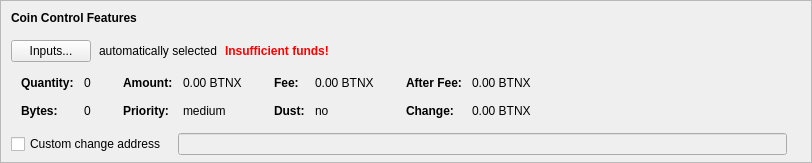
    <widget class="QFrame" name="frameCoinControl">
     <property name="sizePolicy">
      <sizepolicy hsizetype="Expanding" vsizetype="Expanding">
       <horstretch>0</horstretch>
       <verstretch>0</verstretch>
      </sizepolicy>
     </property>
     <property name="maximumSize">
      <size>
       <width>16777215</width>
       <height>16777215</height>
      </size>
     </property>
     <property name="frameShape">
      <enum>QFrame::StyledPanel</enum>
     </property>
     <property name="frameShadow">
      <enum>QFrame::Sunken</enum>
     </property>
     <layout class="QVBoxLayout" name="verticalLayoutCoinControl2">
      <property name="spacing">
       <number>0</number>
      </property>
      <property name="leftMargin">
       <number>0</number>
      </property>
      <property name="topMargin">
       <number>0</number>
      </property>
      <property name="rightMargin">
       <number>0</number>
      </property>
      <property name="bottomMargin">
       <number>6</number>
      </property>
      <item>
       <layout class="QVBoxLayout" name="verticalLayoutCoinControl" stretch="0,0,0,0,1">
        <property name="spacing">
         <number>0</number>
        </property>
        <property name="leftMargin">
         <number>10</number>
        </property>
        <property name="topMargin">
         <number>10</number>
        </property>
        <item>
         <layout class="QHBoxLayout" name="horizontalLayoutCoinControl1">
          <property name="bottomMargin">
           <number>15</number>
          </property>
          <item>
           <widget class="QLabel" name="labelCoinControlFeatures">
            <property name="sizePolicy">
             <sizepolicy hsizetype="Preferred" vsizetype="Maximum">
              <horstretch>0</horstretch>
              <verstretch>0</verstretch>
             </sizepolicy>
            </property>
            <property name="font">
             <font>
              <weight>75</weight>
              <bold>true</bold>
             </font>
            </property>
            <property name="styleSheet">
             <string notr="true">font-weight:bold;</string>
            </property>
            <property name="text">
             <string>Coin Control Features</string>
            </property>
           </widget>
          </item>
         </layout>
        </item>
        <item>
         <layout class="QHBoxLayout" name="horizontalLayoutCoinControl2" stretch="0,0,0,0">
          <property name="spacing">
           <number>8</number>
          </property>
          <property name="bottomMargin">
           <number>10</number>
          </property>
          <item>
           <widget class="QPushButton" name="pushButtonCoinControl">
            <property name="styleSheet">
             <string notr="true"/>
            </property>
            <property name="text">
             <string>Inputs...</string>
            </property>
            <property name="autoDefault">
             <bool>false</bool>
            </property>
           </widget>
          </item>
          <item>
           <widget class="QLabel" name="labelCoinControlAutomaticallySelected">
            <property name="text">
             <string>automatically selected</string>
            </property>
            <property name="margin">
             <number>5</number>
            </property>
           </widget>
          </item>
          <item>
           <widget class="QLabel" name="labelCoinControlInsuffFunds">
            <property name="font">
             <font>
              <weight>75</weight>
              <bold>true</bold>
             </font>
            </property>
            <property name="styleSheet">
             <string notr="true">color:red;font-weight:bold;</string>
            </property>
            <property name="text">
             <string>Insufficient funds!</string>
            </property>
            <property name="margin">
             <number>5</number>
            </property>
           </widget>
          </item>
          <item>
           <spacer name="horizontalSpacerCoinControl">
            <property name="orientation">
             <enum>Qt::Horizontal</enum>
            </property>
            <property name="sizeHint" stdset="0">
             <size>
              <width>40</width>
              <height>1</height>
             </size>
            </property>
           </spacer>
          </item>
         </layout>
        </item>
        <item>
         <widget class="QWidget" name="widgetCoinControl" native="true">
          <property name="sizePolicy">
           <sizepolicy hsizetype="Preferred" vsizetype="Preferred">
            <horstretch>0</horstretch>
            <verstretch>0</verstretch>
           </sizepolicy>
          </property>
          <property name="minimumSize">
           <size>
            <width>0</width>
            <height>0</height>
           </size>
          </property>
          <property name="styleSheet">
           <string notr="true"/>
          </property>
          <layout class="QHBoxLayout" name="horizontalLayoutCoinControl5">
           <property name="leftMargin">
            <number>0</number>
           </property>
           <property name="topMargin">
            <number>0</number>
           </property>
           <property name="rightMargin">
            <number>0</number>
           </property>
           <property name="bottomMargin">
            <number>0</number>
           </property>
           <item>
            <layout class="QHBoxLayout" name="horizontalLayoutCoinControl3" stretch="0,0,0,1">
             <property name="spacing">
              <number>20</number>
             </property>
             <property name="topMargin">
              <number>0</number>
             </property>
             <property name="bottomMargin">
              <number>10</number>
             </property>
             <item>
              <layout class="QFormLayout" name="formLayoutCoinControl1">
               <property name="horizontalSpacing">
                <number>10</number>
               </property>
               <property name="verticalSpacing">
                <number>14</number>
               </property>
               <property name="leftMargin">
                <number>10</number>
               </property>
               <property name="topMargin">
                <number>4</number>
               </property>
               <property name="rightMargin">
                <number>6</number>
               </property>
               <item row="0" column="0">
                <widget class="QLabel" name="labelCoinControlQuantityText">
                 <property name="font">
                  <font>
                   <weight>75</weight>
                   <bold>true</bold>
                  </font>
                 </property>
                 <property name="text">
                  <string>Quantity:</string>
                 </property>
                 <property name="margin">
                  <number>0</number>
                 </property>
                </widget>
               </item>
               <item row="0" column="1">
                <widget class="QLabel" name="labelCoinControlQuantity">
                 <property name="cursor">
                  <cursorShape>IBeamCursor</cursorShape>
                 </property>
                 <property name="contextMenuPolicy">
                  <enum>Qt::ActionsContextMenu</enum>
                 </property>
                 <property name="text">
                  <string notr="true">0</string>
                 </property>
                 <property name="margin">
                  <number>0</number>
                 </property>
                 <property name="textInteractionFlags">
                  <set>Qt::LinksAccessibleByMouse|Qt::TextSelectableByKeyboard|Qt::TextSelectableByMouse</set>
                 </property>
                </widget>
               </item>
               <item row="1" column="0">
                <widget class="QLabel" name="labelCoinControlBytesText">
                 <property name="font">
                  <font>
                   <weight>75</weight>
                   <bold>true</bold>
                  </font>
                 </property>
                 <property name="text">
                  <string>Bytes:</string>
                 </property>
                </widget>
               </item>
               <item row="1" column="1">
                <widget class="QLabel" name="labelCoinControlBytes">
                 <property name="cursor">
                  <cursorShape>IBeamCursor</cursorShape>
                 </property>
                 <property name="contextMenuPolicy">
                  <enum>Qt::ActionsContextMenu</enum>
                 </property>
                 <property name="text">
                  <string notr="true">0</string>
                 </property>
                 <property name="textInteractionFlags">
                  <set>Qt::LinksAccessibleByMouse|Qt::TextSelectableByKeyboard|Qt::TextSelectableByMouse</set>
                 </property>
                </widget>
               </item>
              </layout>
             </item>
             <item>
              <layout class="QFormLayout" name="formLayoutCoinControl2">
               <property name="horizontalSpacing">
                <number>10</number>
               </property>
               <property name="verticalSpacing">
                <number>14</number>
               </property>
               <property name="leftMargin">
                <number>6</number>
               </property>
               <property name="topMargin">
                <number>4</number>
               </property>
               <property name="rightMargin">
                <number>6</number>
               </property>
               <item row="0" column="0">
                <widget class="QLabel" name="labelCoinControlAmountText">
                 <property name="font">
                  <font>
                   <weight>75</weight>
                   <bold>true</bold>
                  </font>
                 </property>
                 <property name="text">
                  <string>Amount:</string>
                 </property>
                 <property name="margin">
                  <number>0</number>
                 </property>
                </widget>
               </item>
               <item row="0" column="1">
                <widget class="QLabel" name="labelCoinControlAmount">
                 <property name="cursor">
                  <cursorShape>IBeamCursor</cursorShape>
                 </property>
                 <property name="contextMenuPolicy">
                  <enum>Qt::ActionsContextMenu</enum>
                 </property>
                 <property name="text">
                  <string notr="true">0.00 BTNX</string>
                 </property>
                 <property name="textInteractionFlags">
                  <set>Qt::LinksAccessibleByMouse|Qt::TextSelectableByKeyboard|Qt::TextSelectableByMouse</set>
                 </property>
                </widget>
               </item>
               <item row="1" column="0">
                <widget class="QLabel" name="labelCoinControlPriorityText">
                 <property name="font">
                  <font>
                   <weight>75</weight>
                   <bold>true</bold>
                  </font>
                 </property>
                 <property name="text">
                  <string>Priority:</string>
                 </property>
                </widget>
               </item>
               <item row="1" column="1">
                <widget class="QLabel" name="labelCoinControlPriority">
                 <property name="cursor">
                  <cursorShape>IBeamCursor</cursorShape>
                 </property>
                 <property name="contextMenuPolicy">
                  <enum>Qt::ActionsContextMenu</enum>
                 </property>
                 <property name="text">
                  <string>medium</string>
                 </property>
                 <property name="textInteractionFlags">
                  <set>Qt::LinksAccessibleByMouse|Qt::TextSelectableByKeyboard|Qt::TextSelectableByMouse</set>
                 </property>
                </widget>
               </item>
              </layout>
             </item>
             <item>
              <layout class="QFormLayout" name="formLayoutCoinControl3">
               <property name="horizontalSpacing">
                <number>10</number>
               </property>
               <property name="verticalSpacing">
                <number>14</number>
               </property>
               <property name="leftMargin">
                <number>6</number>
               </property>
               <property name="topMargin">
                <number>4</number>
               </property>
               <property name="rightMargin">
                <number>6</number>
               </property>
               <item row="0" column="0">
                <widget class="QLabel" name="labelCoinControlFeeText">
                 <property name="font">
                  <font>
                   <weight>75</weight>
                   <bold>true</bold>
                  </font>
                 </property>
                 <property name="text">
                  <string>Fee:</string>
                 </property>
                 <property name="margin">
                  <number>0</number>
                 </property>
                </widget>
               </item>
               <item row="0" column="1">
                <widget class="QLabel" name="labelCoinControlFee">
                 <property name="cursor">
                  <cursorShape>IBeamCursor</cursorShape>
                 </property>
                 <property name="contextMenuPolicy">
                  <enum>Qt::ActionsContextMenu</enum>
                 </property>
                 <property name="text">
                  <string notr="true">0.00 BTNX</string>
                 </property>
                 <property name="textInteractionFlags">
                  <set>Qt::LinksAccessibleByMouse|Qt::TextSelectableByKeyboard|Qt::TextSelectableByMouse</set>
                 </property>
                </widget>
               </item>
               <item row="1" column="0">
                <widget class="QLabel" name="labelCoinControlLowOutputText">
                 <property name="font">
                  <font>
                   <weight>75</weight>
                   <bold>true</bold>
                  </font>
                 </property>
                 <property name="text">
                  <string>Dust:</string>
                 </property>
                </widget>
               </item>
               <item row="1" column="1">
                <widget class="QLabel" name="labelCoinControlLowOutput">
                 <property name="cursor">
                  <cursorShape>IBeamCursor</cursorShape>
                 </property>
                 <property name="contextMenuPolicy">
                  <enum>Qt::ActionsContextMenu</enum>
                 </property>
                 <property name="text">
                  <string>no</string>
                 </property>
                 <property name="textInteractionFlags">
                  <set>Qt::LinksAccessibleByMouse|Qt::TextSelectableByKeyboard|Qt::TextSelectableByMouse</set>
                 </property>
                </widget>
               </item>
              </layout>
             </item>
             <item>
              <layout class="QFormLayout" name="formLayoutCoinControl4">
               <property name="horizontalSpacing">
                <number>10</number>
               </property>
               <property name="verticalSpacing">
                <number>14</number>
               </property>
               <property name="leftMargin">
                <number>6</number>
               </property>
               <property name="topMargin">
                <number>4</number>
               </property>
               <property name="rightMargin">
                <number>6</number>
               </property>
               <item row="0" column="0">
                <widget class="QLabel" name="labelCoinControlAfterFeeText">
                 <property name="font">
                  <font>
                   <weight>75</weight>
                   <bold>true</bold>
                  </font>
                 </property>
                 <property name="text">
                  <string>After Fee:</string>
                 </property>
                 <property name="margin">
                  <number>0</number>
                 </property>
                </widget>
               </item>
               <item row="0" column="1">
                <widget class="QLabel" name="labelCoinControlAfterFee">
                 <property name="cursor">
                  <cursorShape>IBeamCursor</cursorShape>
                 </property>
                 <property name="contextMenuPolicy">
                  <enum>Qt::ActionsContextMenu</enum>
                 </property>
                 <property name="text">
                  <string notr="true">0.00 BTNX</string>
                 </property>
                 <property name="textInteractionFlags">
                  <set>Qt::LinksAccessibleByMouse|Qt::TextSelectableByKeyboard|Qt::TextSelectableByMouse</set>
                 </property>
                </widget>
               </item>
               <item row="1" column="0">
                <widget class="QLabel" name="labelCoinControlChangeText">
                 <property name="font">
                  <font>
                   <weight>75</weight>
                   <bold>true</bold>
                  </font>
                 </property>
                 <property name="text">
                  <string>Change:</string>
                 </property>
                </widget>
               </item>
               <item row="1" column="1">
                <widget class="QLabel" name="labelCoinControlChange">
                 <property name="cursor">
                  <cursorShape>IBeamCursor</cursorShape>
                 </property>
                 <property name="contextMenuPolicy">
                  <enum>Qt::ActionsContextMenu</enum>
                 </property>
                 <property name="text">
                  <string notr="true">0.00 BTNX</string>
                 </property>
                 <property name="textInteractionFlags">
                  <set>Qt::LinksAccessibleByMouse|Qt::TextSelectableByKeyboard|Qt::TextSelectableByMouse</set>
                 </property>
                </widget>
               </item>
              </layout>
             </item>
            </layout>
           </item>
          </layout>
         </widget>
        </item>
        <item>
         <layout class="QHBoxLayout" name="horizontalLayoutCoinControl4" stretch="0,0,0">
          <property name="spacing">
           <number>12</number>
          </property>
          <property name="sizeConstraint">
           <enum>QLayout::SetDefaultConstraint</enum>
          </property>
          <property name="topMargin">
           <number>5</number>
          </property>
          <property name="rightMargin">
           <number>5</number>
          </property>
          <item>
           <widget class="QCheckBox" name="checkBoxCoinControlChange">
            <property name="toolTip">
             <string>If this is activated, but the change address is empty or invalid, change will be sent to a newly generated address.</string>
            </property>
            <property name="text">
             <string>Custom change address</string>
            </property>
           </widget>
          </item>
          <item>
           <widget class="QValidatedLineEdit" name="lineEditCoinControlChange">
            <property name="enabled">
             <bool>false</bool>
            </property>
            <property name="sizePolicy">
             <sizepolicy hsizetype="Expanding" vsizetype="Fixed">
              <horstretch>0</horstretch>
              <verstretch>0</verstretch>
             </sizepolicy>
            </property>
           </widget>
          </item>
          <item>
           <widget class="QLabel" name="labelCoinControlChangeLabel">
            <property name="sizePolicy">
             <sizepolicy hsizetype="Preferred" vsizetype="Expanding">
              <horstretch>0</horstretch>
              <verstretch>0</verstretch>
             </sizepolicy>
            </property>
            <property name="minimumSize">
             <size>
              <width>0</width>
              <height>0</height>
             </size>
            </property>
            <property name="text">
             <string/>
            </property>
            <property name="margin">
             <number>3</number>
            </property>
           </widget>
          </item>
         </layout>
        </item>
        <item>
         <spacer name="verticalSpacerCoinControl">
          <property name="orientation">
           <enum>Qt::Vertical</enum>
          </property>
          <property name="sizeHint" stdset="0">
           <size>
            <width>800</width>
            <height>1</height>
           </size>
          </property>
         </spacer>
        </item>
       </layout>
      </item>
     </layout>
    </widget>
